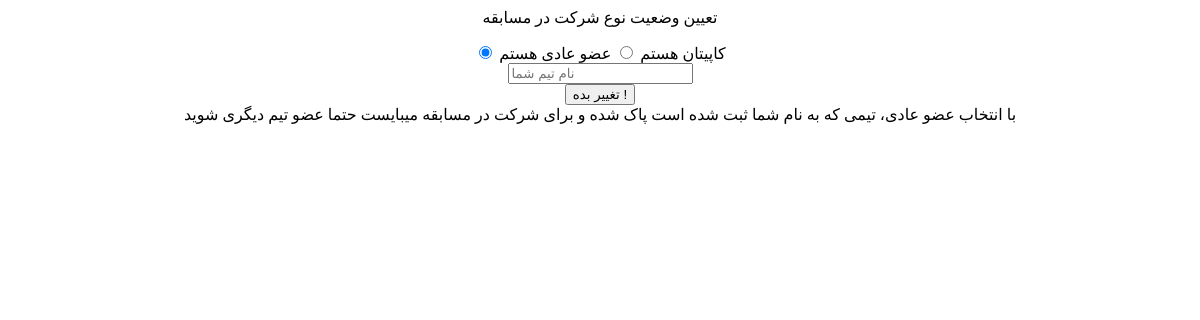
Before: /account/changeUserType/ (signed in) with the older database file.
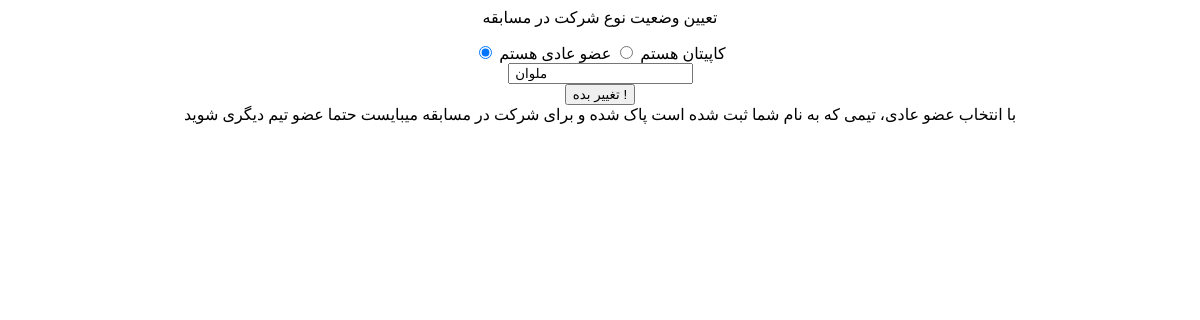
After: the same page with the newer database file.
### team_module/models.py (models this page shows)
class teamsModel(models.Model):
    teamName = models.CharField(verbose_name="نام تیم", max_length=200)
    capitan = models.ForeignKey(User, verbose_name="کاپیتان", on_delete=models.CASCADE, related_name="captian")
    teamMate1 = models.OneToOneField(User, verbose_name="هم تیمی اول", on_delete=models.CASCADE, related_name="firstTeamMate", default=None, null=True)
    teamMate2 = models.OneToOneField(User, verbose_name="هم تیمی دوم", on_delete=models.CASCADE, related_name="secondTeamMate", default=None, null=True)

### account_module/views.py (the view, shortened to what this page needs)
# urls.py: path("changeUserType/", changeUserType.as_view(), name="change_userType")
class changeUserType(View):
    def get(self, request):
        user:User = User.objects.get(email__iexact=request.user.email)
        findUserTeam = teamsModel.objects.filter(capitan=user).exists()
        if(findUserTeam):
            userTeamName = teamsModel.objects.get(capitan=user).teamName
        else:
            userTeamName = False
        context = {
            "userTeamName" : userTeamName
        }
        return render(request, "account_module/userType.html", context)

### account_module/templates/account_module/userType.html (shortened to what this page needs)
<div class="row bg-primary bg-opacity-25" style="text-align: center;">
    <p class="text-bg-primary">تعیین وضعیت نوع شرکت در مسابقه</p>
    <form method="post" action="{% url 'change_userType' %}">
        <div class="input-group p-4 justify-content-around">
            <input type="radio" class="btn-check" name="options-outlined" id="success-outlined" value="1" autocomplete="off" {% if request.user.is_capitan %} checked {% endif %}>
            <label class="btn btn-outline-success" for="success-outlined">کاپیتان هستم</label>
            <input type="radio" class="btn-check" name="options-outlined" id="danger-outlined" value="0" autocomplete="off" {% if not request.user.is_capitan %} checked {% endif %} >
            <label class="btn btn-outline-danger" for="danger-outlined">عضو عادی هستم</label>
        </div>
        {% if request.user.is_capitan %}
            <div class="input-group justify-content-center">
                <input id="groupName-inp" class="form-control" name="teamName" type="text" placeholder="نام تیم شما" value="{% if userTeamName %} {{ userTeamName }}{% endif %}">
             </div>
        {% endif %}
        <div class="input-group justify-content-center p-3">
            <button type="submit" class="btn customcolor2">تغییر بده !</button>
        </div>
        <div class="alert alert-danger d-none" id="warningNormalUserAlert" role="alert">
            با انتخاب عضو عادی، تیمی که به نام شما ثبت شده است پاک شده و برای شرکت در مسابقه میبایست حتما عضو تیم دیگری شوید
        </div>
    </form>
</div>

Changed rows visible on the page:
added teamsModel: teamName "ملوان"
